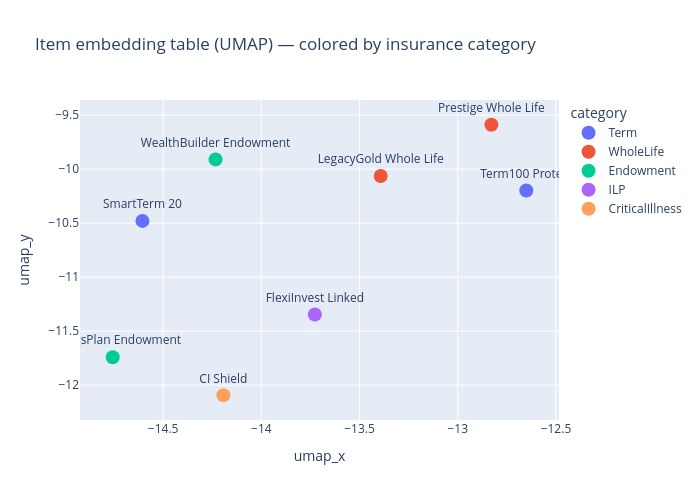

Source (notebook cell):
### Code cell
import plotly.express as px

fig = px.scatter(
    item_df, x="umap_x", y="umap_y", color="category", text="name",
    title="Item embedding table (UMAP) — colored by insurance category",
)
fig.update_traces(textposition="top center", marker=dict(size=14))
fig.update_layout(width=700, height=500)
fig.show()

### Figure 1 — Plotly figure (JSON) as saved in the notebook; plotly's stock layout.template omitted (floating-point values rounded to 4 significant figures)
{"data": [{"hovertemplate": "category=Term<br>umap_x=%{x}<br>umap_y=%{y}<br>name=%{text}<extra></extra>", "legendgroup": "Term", "marker": {"color": "#636efa", "size": 14, "symbol": "circle"}, "mode": "markers+text", "name": "Term", "orientation": "v", "showlegend": true, "text": ["SmartTerm 20", "Term100 Protect"], "textposition": "top center", "type": "scatter", "x": [-14.61, -12.65], "xaxis": "x", "y": [-10.48, -10.2], "yaxis": "y"}, {"hovertemplate": "category=WholeLife<br>umap_x=%{x}<br>umap_y=%{y}<br>name=%{text}<extra></extra>", "legendgroup": "WholeLife", "marker": {"color": "#EF553B", "size": 14, "symbol": "circle"}, "mode": "markers+text", "name": "WholeLife", "orientation": "v", "showlegend": true, "text": ["LegacyGold Whole Life", "Prestige Whole Life"], "textposition": "top center", "type": "scatter", "x": [-13.39, -12.83], "xaxis": "x", "y": [-10.06, -9.589], "yaxis": "y"}, {"hovertemplate": "category=Endowment<br>umap_x=%{x}<br>umap_y=%{y}<br>name=%{text}<extra></extra>", "legendgroup": "Endowment", "marker": {"color": "#00cc96", "size": 14, "symbol": "circle"}, "mode": "markers+text", "name": "Endowment", "orientation": "v", "showlegend": true, "text": ["WealthBuilder Endowment", "SavingsPlan Endowment"], "textposition": "top center", "type": "scatter", "x": [-14.23, -14.76], "xaxis": "x", "y": [-9.909, -11.74], "yaxis": "y"}, {"hovertemplate": "category=ILP<br>umap_x=%{x}<br>umap_y=%{y}<br>name=%{text}<extra></extra>", "legendgroup": "ILP", "marker": {"color": "#ab63fa", "size": 14, "symbol": "circle"}, "mode": "markers+text", "name": "ILP", "orientation": "v", "showlegend": true, "text": ["FlexiInvest Linked"], "textposition": "top center", "type": "scatter", "x": [-13.73], "xaxis": "x", "y": [-11.35], "yaxis": "y"}, {"hovertemplate": "category=CriticalIllness<br>umap_x=%{x}<br>umap_y=%{y}<br>name=%{text}<extra></extra>", "legendgroup": "CriticalIllness", "marker": {"color": "#FFA15A", "size": 14, "symbol": "circle"}, "mode": "markers+text", "name": "CriticalIllness", "orientation": "v", "showlegend": true, "text": ["CI Shield"], "textposition": "top center", "type": "scatter", "x": [-14.19], "xaxis": "x", "y": [-12.09], "yaxis": "y"}], "layout": {"height": 500, "legend": {"title": {"text": "category"}, "tracegroupgap": 0}, "title": {"text": "Item embedding table (UMAP) — colored by insurance category"}, "width": 700, "xaxis": {"anchor": "y", "domain": [0, 1], "title": {"text": "umap_x"}}, "yaxis": {"anchor": "x", "domain": [0, 1], "title": {"text": "umap_y"}}}}
